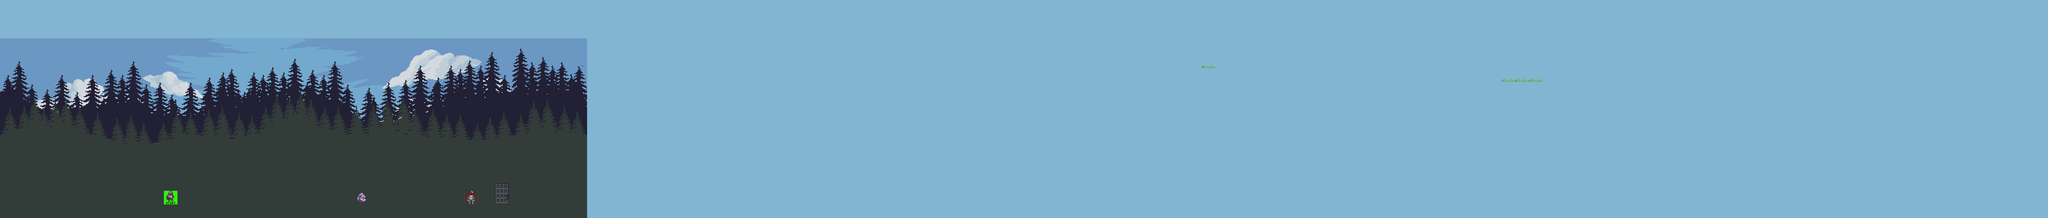

This game map was drawn from its Tiled (.tmx) file and the tilesets committed beside it. A one-line description and the trimmed map source follow:
An orthogonal 150x16 tile map with 32x32 px tiles, 7 tile layers (terrain, decorations, hazards, pickups, ...), 6 tilesets, 4 image layers.

<map version="1.9" tiledversion="1.9.2" orientation="orthogonal" renderorder="right-down" width="150" height="16" tilewidth="32" tileheight="32" infinite="0" backgroundcolor="#82b5d2" nextlayerid="14" nextobjectid="1">
 <editorsettings>
  <export target="../0/level0.csv" format="csv" />
 </editorsettings>
 <properties>
  <property name="level number" type="int" value="0" />
 </properties>
 <tileset firstgid="13" source="Pickups.tsx" />
 <tileset firstgid="14" source="Monsters.tsx" />
 <tileset firstgid="19" source="Decorations.tsx" />
 <tileset firstgid="25" source="Trigger objects.tsx" />
 <tileset firstgid="26" source="Hazards.tsx" />
 <tileset firstgid="28" source="Player.tsx" />
 <imagelayer id="13" name="background - clouds" locked="1" offsetx="0" offsety="90" parallaxx="0.5" repeatx="1">
  <image source="../../assets/backgrounds/lvl1/clouds.png" width="1376" height="422" />
 </imagelayer>
 <imagelayer id="12" name="background - far" locked="1" offsetx="0" offsety="257" parallaxx="0.6" repeatx="1">
  <image source="../../assets/backgrounds/lvl1/far.png" width="1376" height="254" />
 </imagelayer>
 <imagelayer id="11" name="background - medium" locked="1" offsetx="0" offsety="114" parallaxx="0.7" repeatx="1">
  <image source="../../assets/backgrounds/lvl1/medium.png" width="1376" height="398" />
 </imagelayer>
 <imagelayer id="10" name="background - near" locked="1" offsetx="0" offsety="216" parallaxx="0.8" repeatx="1">
  <image source="../../assets/backgrounds/lvl1/near.png" width="1376" height="296" />
 </imagelayer>
 <layer id="1" name="terrain" width="150" height="16">
  <data>[2400 cells, 0 non-empty, 0 distinct tile ids]</data>
 </layer>
 <layer id="6" name="decorations" width="150" height="16">
  <data>[2400 cells, 4 non-empty, 1 distinct tile ids]</data>
 </layer>
 <layer id="9" name="hazards" width="150" height="16">
  <data>[2400 cells, 0 non-empty, 0 distinct tile ids]</data>
 </layer>
 <layer id="3" name="pickups" width="150" height="16">
  <data>[2400 cells, 0 non-empty, 0 distinct tile ids]</data>
 </layer>
 <layer id="7" name="triggered_objects" width="150" height="16">
  <data>[2400 cells, 1 non-empty, 1 distinct tile ids]</data>
 </layer>
 <layer id="5" name="monsters" width="150" height="16">
  <data>[2400 cells, 2 non-empty, 2 distinct tile ids]</data>
 </layer>
 <layer id="8" name="player" width="150" height="16">
  <data>[2400 cells, 1 non-empty, 1 distinct tile ids]</data>
 </layer>
</map>
